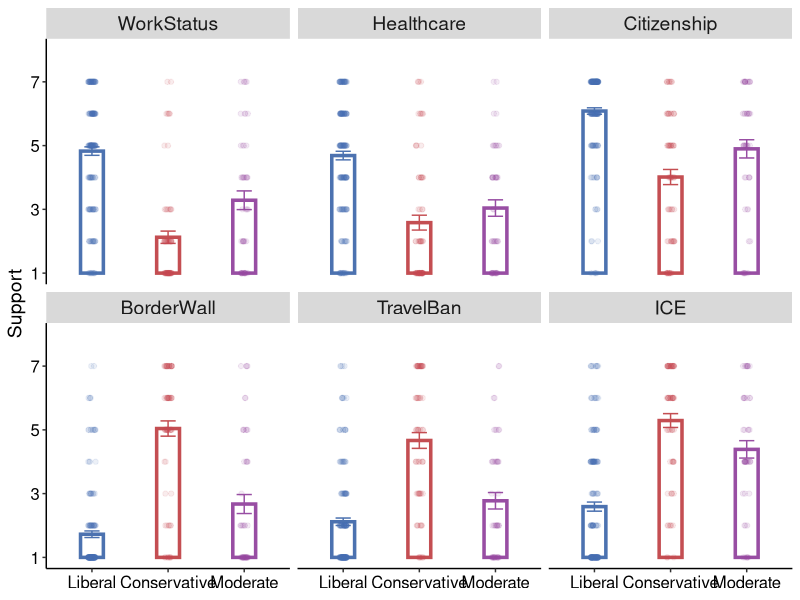

The R script that drew this image:
## ---- chunk 1
######################################################################## 
#                               Load Packages                          #
########################################################################
library(plyr)
library(tidyverse)
library(ggpubr)
library(car)
library(Hmisc) #error bars 
library(lme4) # package for random effects 
library(lmerTest) # stats for random effects

###################### Script Specific Functions #######################
asNumeric <- function(x) as.numeric(as.character(x))
factorsNumeric <- function(d) modifyList(d, lapply(d[, sapply(d, is.factor)],   
                                                   asNumeric))
sem <- 
  function(x) {sd(x,na.rm = T) / sqrt(length(x))}

myPalette <- c("#4C72B0","#C44E52","#984ea3")
## ---- chunk 2
######################################################################## 
#                       Load and preprocess data                       #
########################################################################
# load data
d0 = read.csv("../../data/online_pretest/OnlinePretest.csv",fileEncoding="latin1")

# Renaming columns
d1 = d0;
d1$gender = d0$Please.indicate.your.gender.
d1$age = d0$Please.indicate.your.age.
## ---- chunk 3
######################################################################## 
#                         Recoding Variables                           #
########################################################################
# Create New Variable Orientation
d1$Orientation = recode(d1$Political.Affiliation.and.Ideology.2,"1:3='Liberal';4='Moderate';5:7='Conservative'")
d1$Orientation = as.factor(d1$Orientation)

d1$gender = dplyr::recode(d1$gender, 
                          `F` = "female",
                          Female = "female",
                          FEMALE = "female",
                          `female ` = "female",
                          FEmale = "female",
                          `Female ` = "female",
                          Woman = "female",
                          MALE = "male",
                          m = "male",
                          Male = "male")

# Gender
summary(d1$gender)

# Age
d1$age[(d1$age > 100)] = 54
summary(d1$age)

# Political Orientation
summary(d1$Orientation)
## ---- chunk 4
######################################################################
#                         Summarize by Orientation                   #
######################################################################
IndvData = gather(d1,issue,Support,BorderWall:ICE)

IndvData$issue = factor(IndvData$issue, levels = unique(IndvData$issue))

IndvData$Orientation = factor(IndvData$Orientation,levels= c("Liberal", "Conservative", "Moderate"))
IndvData$issue = factor(IndvData$issue,levels= c("WorkStatus", "Healthcare", "Citizenship","BorderWall","TravelBan","ICE"))

# Transformatin to make y-axis start at 1 (since the scale actually starts at 1)
t_shift <- scales::trans_new("shift",
                             transform = function(x) {x-1},
                             inverse = function(x) {x+1})

GroupData = IndvData %>% 
  group_by(Orientation,issue) %>%
  dplyr::summarise(avg_rating = mean(Support), se = sem(Support))

ggplot(IndvData, aes(x = Orientation, y = Support, color = Orientation)) +
  geom_bar(aes(x = Orientation, y = avg_rating),
           data = GroupData,
           stat = "identity",
           fill="white",
           width = 0.3,
           size = 1.2) +
  geom_errorbar(aes(x = Orientation, y = NULL, ymin = avg_rating-se, ymax = avg_rating+se, color = Orientation),
                data = GroupData,
                width = 0.2) + 
  geom_jitter(width = 0.05, height = 0, alpha = 0.1) +
  scale_y_continuous(breaks = c(1, 3, 5, 7), trans = t_shift) +
  theme(legend.position="none",
        panel.grid.major = element_blank(),
        panel.grid.minor = element_blank(),
        panel.background = element_blank(),
        axis.line = element_line(colour = "black"),
        axis.text.x  = element_text(size=12,color="black"),
        axis.text.y  = element_text(size=12,color="black"),
        axis.title.x = element_blank(),
        axis.title.y = element_text(size=14),
        title = element_text(size=16),
        strip.text.x = element_text(size = 14)) +
  facet_wrap( ~ issue, ncol = 3) +
  coord_cartesian(ylim = c(1,8)) + 
  scale_color_manual(values = myPalette)
## ---- chunk 5
d2 = subset(d1, Orientation != "Moderate")

t.test(WorkStatus ~ Orientation, data = d2)

t.test(Healthcare ~ Orientation, data = d2)

t.test(Citizenship ~ Orientation, data = d2)

t.test(BorderWall ~ Orientation, data = d2)

t.test(TravelBan ~ Orientation, data = d2)

t.test(ICE ~ Orientation, data = d2)
